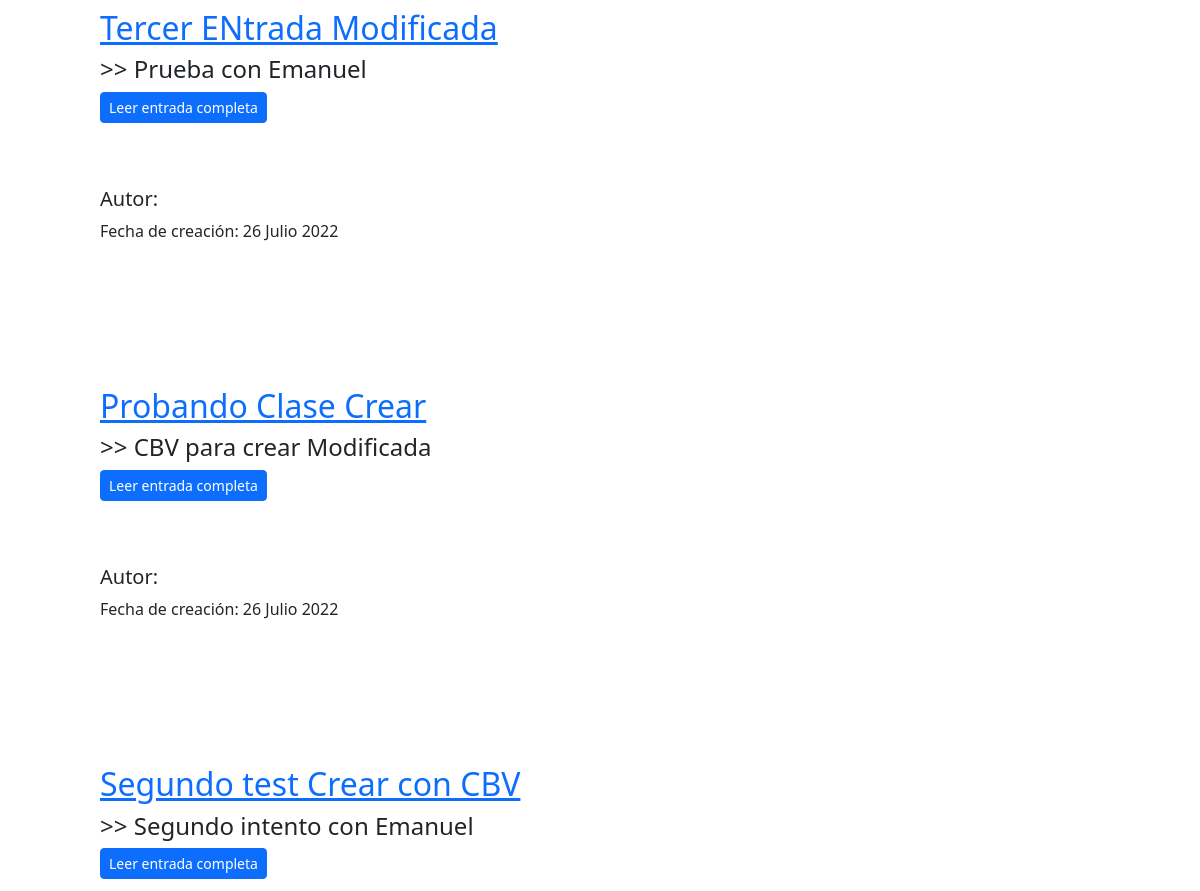
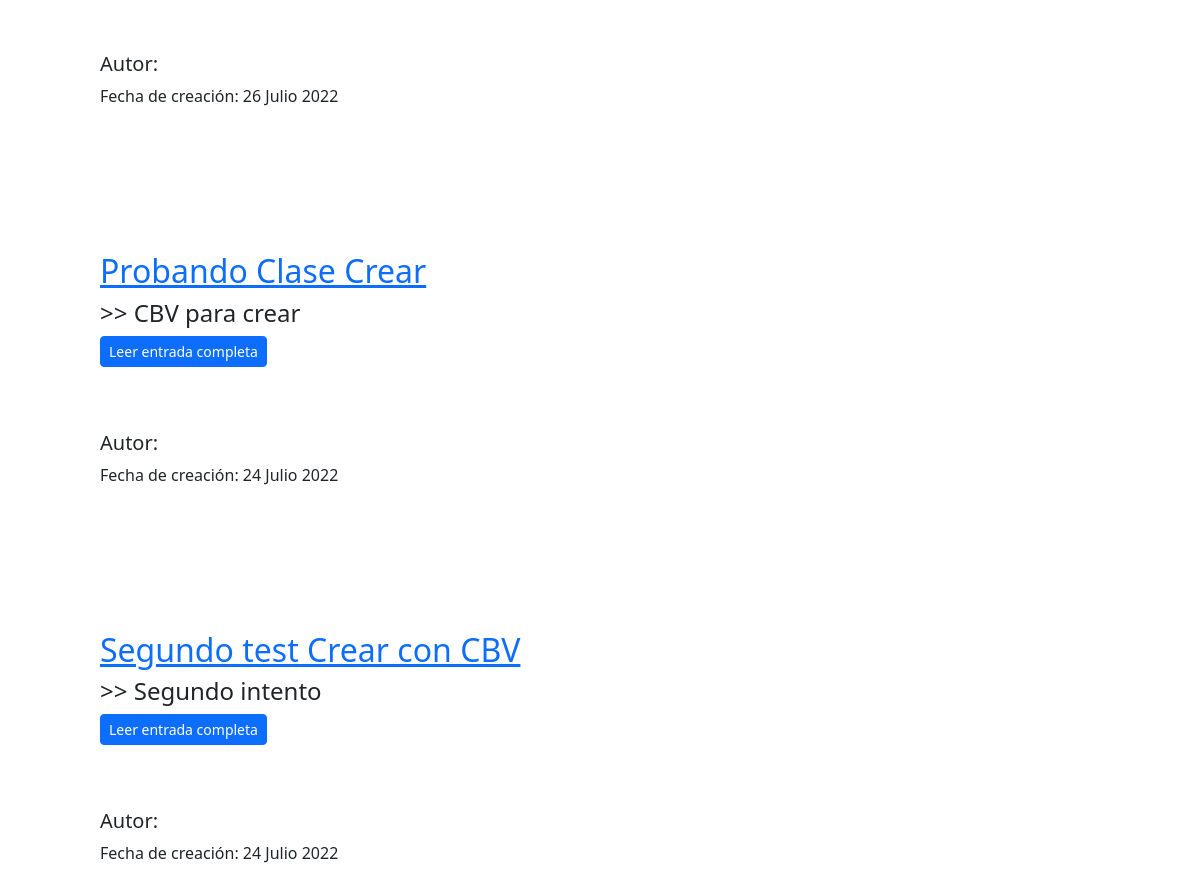
The app's page / (lower part), older data (2 pictures, top to bottom).
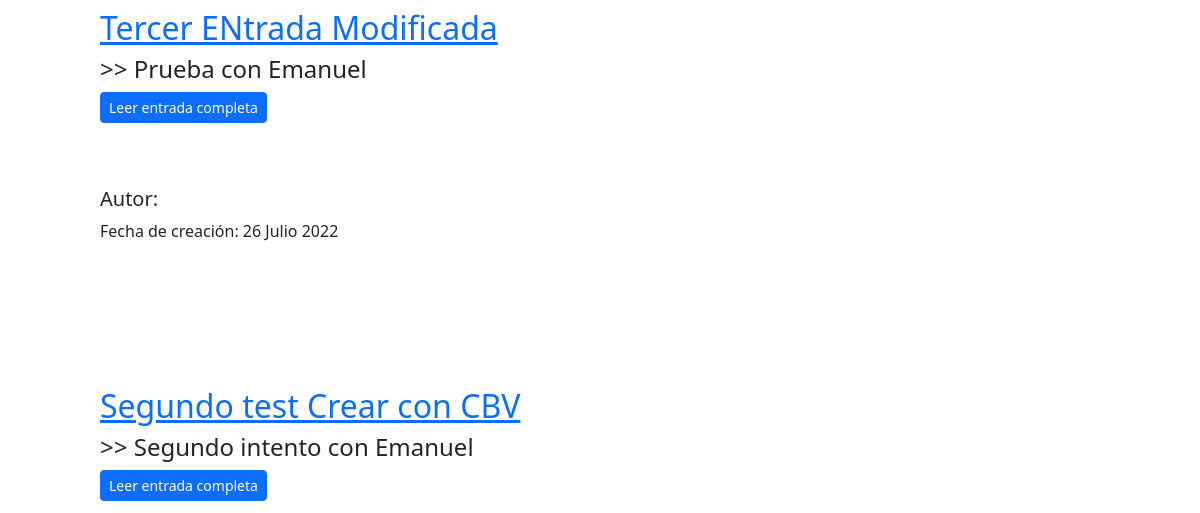
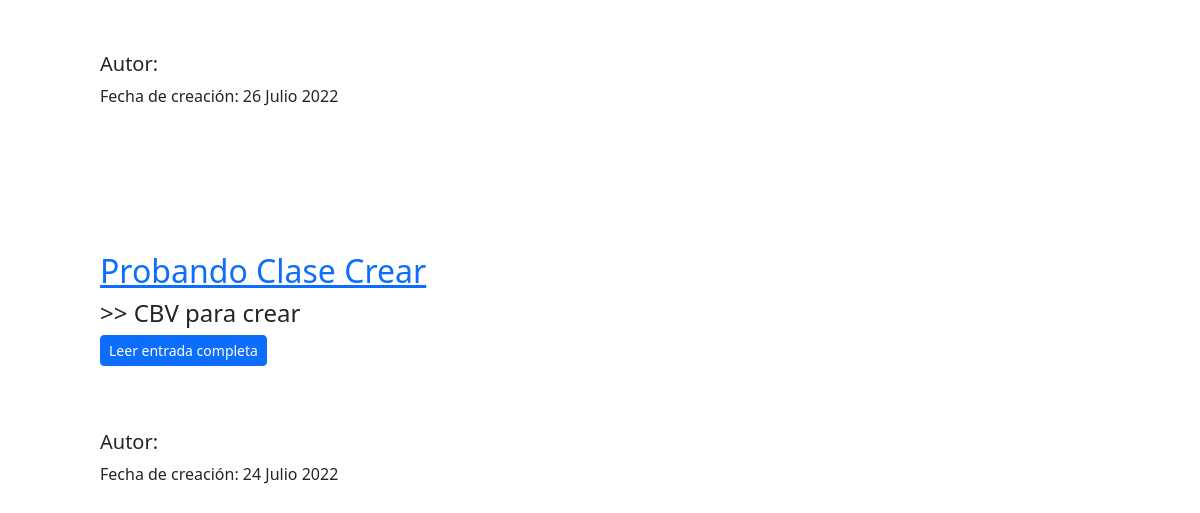
The same page, newer data (2 pictures, top to bottom).
### Posteos/models.py (models this page shows, shortened)
class Entrada(models.Model):
    titulo = models.CharField(max_length=50)
    subtitulo = models.CharField(max_length=100)
    cuerpo = RichTextField()
    imagen = models.URLField()
    autor = models.ForeignKey(User, on_delete=models.CASCADE)
    creado = models.DateField(default=date.today()) #(15 Julio 2022)  # (auto_now_add=True) o (auto_now=True)
    class Meta:
        ordering = ['-creado'] #Ordena los post de más nuevos a más viejos
        verbose_name = 'Entrada'
        verbose_name_plural = 'Entradas'

### Posteos/views.py (the view)
# urls.py: path('', views.BienvenidaView.as_view(), name='bienvenida'), # ListView
class BienvenidaView(ListView):
    queryset = Entrada.objects.all()
    context_object_name = "posteos"
    template_name = "bienvenida.html"

### Posteos/templates/bienvenida.html (shortened to what this page needs)
{% extends 'base.html' %}
{% block content %}
    <br>
    <section class="offset-md-1">
        {% for posteo in posteos %}
            <article style="margin-top: 3em">
                <h2><a href="{% url 'entrada-detail' posteo.id %}">{{ posteo.titulo }} </a></h2>
                <h4>>> {{ posteo.subtitulo }}</h4>
                <p>
                    <a href="{% url 'entrada-detail' posteo.id %}" class="btn btn-sm btn-block btn-primary">Leer entrada completa</a>
                </p>
                <footer>
                    <br>
                    <h5>
                        Autor: {{ posteo.autor }}
                    </h5>
                    Fecha de creación: {{ posteo.creado }}
                    <br>
                    <br>
                    <br>
                </footer>
            </article>
        <br>
        <br>
        {% endfor %}
        <br>
    </section>
{% endblock %}

### Posteos/templates/base.html (shortened to what this page needs)
<!doctype html>
<html lang="es">
<head>
    {% load static %}
    <link href="https://cdn.jsdelivr.net/npm/bootstrap@5.2.0/dist/css/bootstrap.min.css" rel="stylesheet"
>
    <link rel="stylesheet" href="{% static 'css/gestionEntradas.css' %}">
</head>
<body>
    {% include "navbar.html" %}
    <br>
    {% block content %}
    {% endblock %}
</body>
</html>

### Posteos/templates/navbar.html (shortened to what this page needs)
<!DOCTYPE html>
<html lang="es">
    <body>
        </body>
</html>

Row changes from the older to the newer data that the page shows:
removed Entrada: titulo "Probando Clase Crear", subtitulo "CBV para crear Modificada", creado "26 Julio 2022"
removed Entrada: titulo "Segundo test Crear con CBV", subtitulo "Segundo intento", creado "24 Julio 2022"
